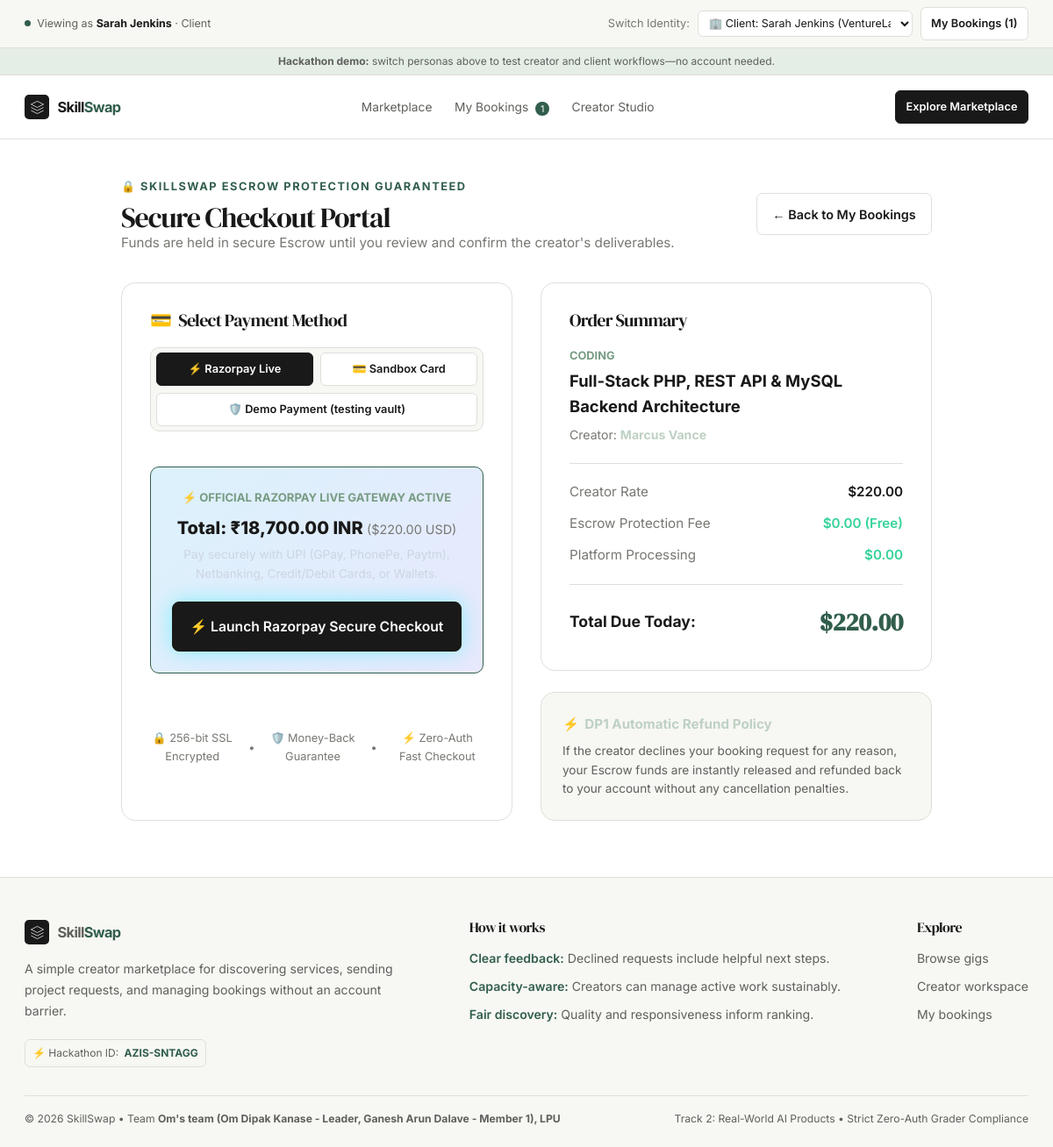
Screenshot of /checkout.php?booking_id=2 with the database file from the repository.
### tables this page shows
CREATE TABLE IF NOT EXISTS `bookings` (
    `id` INT AUTO_INCREMENT PRIMARY KEY,
    `gig_id` INT NOT NULL,
    `gig_title` VARCHAR(200) NOT NULL,
    `category` VARCHAR(50) NOT NULL,
    `rate` DECIMAL(10, 2) NOT NULL,
    `creator_id` INT NOT NULL,
    `creator_name` VARCHAR(100) NOT NULL,
    `client_id` INT DEFAULT NULL,
    `client_name` VARCHAR(100) NOT NULL,
    `message` TEXT DEFAULT NULL,
    `status` ENUM('Pending', 'Accepted', 'Declined') NOT NULL DEFAULT 'Pending',
    `payment_status` ENUM('Unpaid', 'Held_In_Escrow', 'Released_To_Creator', 'Refunded') NOT NULL DEFAULT 'Unpaid',
    `decline_reason` VARCHAR(255) DEFAULT NULL,
    `booked_date` DATE DEFAULT NULL,
    `created_at` TIMESTAMP DEFAULT CURRENT_TIMESTAMP,
    `updated_at` TIMESTAMP DEFAULT CURRENT_TIMESTAMP ON UPDATE CURRENT_TIMESTAMP,
    INDEX `idx_creator_status` (`creator_id`, `status`),
    INDEX `idx_client_status` (`client_name`, `status`),
    INDEX `idx_gig_status` (`gig_id`, `status`),
    INDEX `idx_payment_status` (`payment_status`)
);

CREATE TABLE IF NOT EXISTS `gigs` (
    `id` INT AUTO_INCREMENT PRIMARY KEY,
    `creator_id` INT NOT NULL,
    `creator_name` VARCHAR(100) NOT NULL,
    `title` VARCHAR(200) NOT NULL,
    `category` ENUM('Design', 'Writing', 'Video Editing', 'Music', 'Coding', 'Tutoring', 'Other') NOT NULL,
    `rate` DECIMAL(10, 2) NOT NULL,
    `description` TEXT NOT NULL,
    `max_concurrent_slots` INT DEFAULT 3,
    `created_at` TIMESTAMP DEFAULT CURRENT_TIMESTAMP,
    INDEX `idx_gig_category` (`category`),
    INDEX `idx_gig_creator` (`creator_id`),
    INDEX `idx_gig_rate` (`rate`),
    INDEX `idx_gig_created` (`created_at`)
);

### checkout.php (the view, shortened to what the rows shown need)
<?php
require_once __DIR__ . '/includes/functions.php';
require_once __DIR__ . '/includes/payment.php';
$bookingId = isset($_GET['booking_id']) ? (int)$_GET['booking_id'] : 0;
$gigId = isset($_GET['gig_id']) ? (int)$_GET['gig_id'] : 0;
$booking = null;
if ($bookingId > 0) {
    $pdo = getDB();
    $stmt = $pdo->prepare("SELECT * FROM bookings WHERE id = :id");
    $stmt->execute([':id' => $bookingId]);
    $booking = $stmt->fetch();
}
if ($booking) {
    $gig = getGigById((int)$booking['gig_id']);
    $amount = (float)$booking['rate'];
    $itemTitle = $booking['gig_title'];
    $creatorName = $booking['creator_name'];
}
require_once __DIR__ . '/includes/header.php';
?>
<main class="container" style="padding-top: 2.5rem; max-width: 980px;">
    <div style="margin-bottom: 2rem; display: flex; justify-content: space-between; align-items: center; flex-wrap: wrap; gap: 1rem;">
        <div>
            <h1 style="font-size: 2rem; color: #fff;">Secure Checkout Portal</h1>
        </div>
    </div>
    <div style="display: grid; grid-template-columns: repeat(auto-fit, minmax(320px, 1fr)); gap: 2rem; margin-bottom: 4rem;">
        <div class="glass-panel reveal stagger-1" style="padding: 2rem;">
            <div id="section-razorpay" style="padding: 1rem 0;">
                <div style="background: linear-gradient(135deg, rgba(14, 165, 233, 0.15), rgba(99, 102, 241, 0.15)); border: 1px solid var(--ice-cyan); padding: 1.5rem; border-radius: var(--radius-md); margin-bottom: 1.5rem; text-align: center;">
                    <div style="font-size: 0.82rem; color: var(--ice-300); font-weight: 700; text-transform: uppercase; margin-bottom: 0.5rem;">
                        ⚡ Official Razorpay Live Gateway Active
                    </div>
                    <div style="font-size: 1.25rem; font-weight: 800; color: #fff; margin-bottom: 0.25rem;">
                        Total: ₹<?= number_format($amount * 85.0, 2) ?> INR <span style="font-size: 0.9rem; color: var(--text-muted); font-weight: 400;">($<?= number_format($amount, 2) ?> USD)</span>
                    </div>
                    <p style="font-size: 0.85rem; color: #cbd5e1; margin-bottom: 1.25rem;">
                        Pay securely with UPI (GPay, PhonePe, Paytm), Netbanking, Credit/Debit Cards, or Wallets.
                    </p>
                    <button type="button" id="btn-razorpay-pay" class="btn btn-primary btn-lg" style="width: 100%; box-shadow: 0 0 25px rgba(0, 242, 254, 0.4);" onclick="openRazorpayLiveModal()">
                        <span>⚡ Launch Razorpay Secure Checkout</span>
                    </button>
                </div>
            </div>
        </div>
        <div class="reveal stagger-2">
            <div class="glass-panel" style="padding: 2rem; margin-bottom: 1.5rem;">
                <div style="border-bottom: 1px solid var(--border-subtle); padding-bottom: 1.25rem; margin-bottom: 1.25rem;">
                    <div style="font-size: 0.8rem; color: var(--ice-300); font-weight: 700; text-transform: uppercase;">
                        <?= h($gig['category'] ?? 'Gig Service') ?>
                    </div>
                    <div style="font-size: 1.15rem; font-weight: 700; color: #fff; margin-top: 0.25rem;">
                        <?= h($itemTitle) ?>
                    </div>
                    <div style="font-size: 0.88rem; color: var(--text-muted); margin-top: 0.4rem;">
                        Creator: <strong style="color: var(--ice-200);"><?= h($creatorName) ?></strong>
                    </div>
                </div>
                <div style="display: flex; flex-direction: column; gap: 0.75rem; font-size: 0.95rem; margin-bottom: 1.25rem;">
                    <div style="display: flex; justify-content: space-between;">
                        <span class="text-muted">Creator Rate</span>
                        <span style="color: #fff; font-weight: 600;"><?= formatRate($amount) ?></span>
                    </div>
                </div>
                <div style="display: flex; justify-content: space-between; align-items: center; border-top: 1px solid var(--border-subtle); padding-top: 1.25rem;">
                    <span style="font-size: 1.1rem; font-weight: 700; color: #fff;">Total Due Today:</span>
                    <span style="font-family: var(--font-heading); font-size: 1.75rem; font-weight: 800; color: var(--ice-cyan);">
                        <?= formatRate($amount) ?>
                    </span>
                </div>
            </div>
        </div>
    </div>
</main>
<?php require_once __DIR__ . '/includes/footer.php'; ?>

### includes/header.php (shortened to what the rows shown need)
<?php
require_once __DIR__ . '/functions.php';
$activePersona = getActivePersona();
?>
<!DOCTYPE html>
<html lang="en">
<head>
    <link rel="stylesheet" href="assets/css/style.css">
    <link rel="stylesheet" href="assets/css/components.css">
</head>
<body>
    <div class="persona-bar">
        <div class="container persona-bar-content">
            <div class="persona-label">
                <span class="pulse-dot"></span>
                <span>Viewing as <strong><?= h($activePersona['name']) ?></strong> · <?= ucfirst($activePersona['type']) ?></span>
            </div>
        </div>
    </div>

### rows the page displays
bookings: client_name "Sarah Jenkins", client+client_name "Client", $amount*85.0 "18,700.00", rate "220.00", gig_title "Full-Stack PHP, REST API & MySQL Backend Architecture", creator_name "Marcus Vance", rate "$220.00"
gigs: category "CODING"

### other values shown
$pendingBadgeCount "1"
